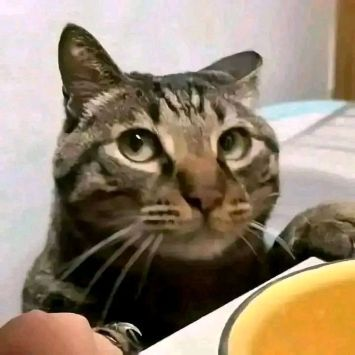
#> input picture assets/Example/kucing1.jpg, 355 x 355 px, found by its file name
$ python cannytest.py
#> lines starting #> are read from the running program, lines starting #| are printed output that depends on the picture
import cv2
import matplotlib.pyplot as plt

# Load gambar kucing (ganti path jika perlu)
img = cv2.imread('kucing1.jpg')
#> img is the input picture: shape (355, 355, 3); mean B, G, R 113.3, 132.6, 148.9
gray_img = cv2.cvtColor(img, cv2.COLOR_BGR2GRAY)
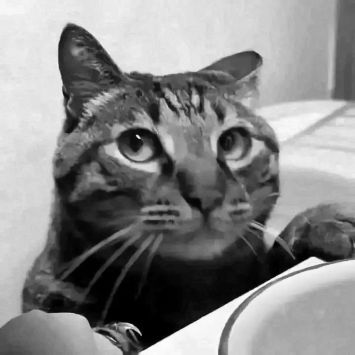
#> gray_img: shape (355, 355); min 0, max 254, mean 135.3

# Canny edge detection OpenCV
edges_cv = cv2.Canny(gray_img, 100, 200)
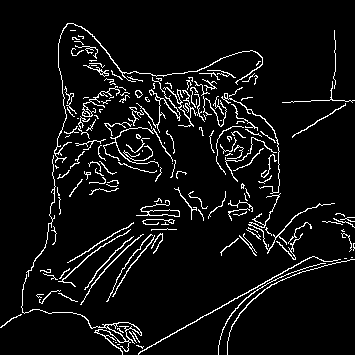
#> edges_cv: shape (355, 355); 6.3% white in thin lines or dots

# Tampilkan hasil
plt.figure(figsize=(10,5))
plt.subplot(1,2,1)
plt.title('Input (Grayscale)')
plt.imshow(gray_img, cmap='gray')
plt.axis('off')

plt.subplot(1,2,2)
plt.title('Canny OpenCV (100,200)')
plt.imshow(edges_cv, cmap='gray')
plt.axis('off')

plt.tight_layout()
plt.show()
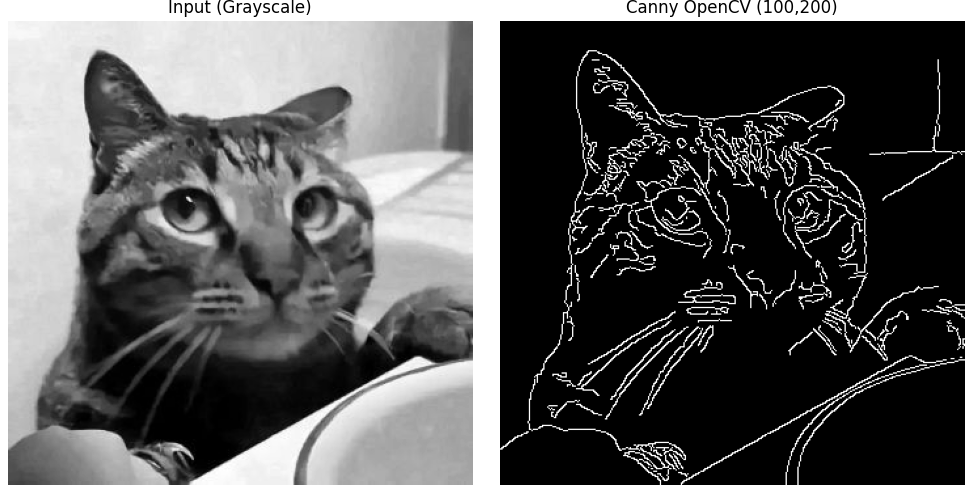
#> figure drawn by matplotlib, 2 panels

$ run again, with assets/Example/kucing2.jpg copied over assets/Example/kucing1.jpg
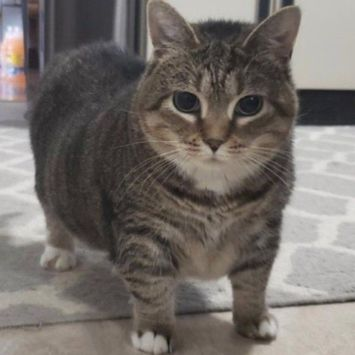
#> input picture assets/Example/kucing2.jpg, 355 x 355 px, found by its file name
#> img is the input picture: shape (355, 355, 3); mean B, G, R 105.7, 110.2, 116.3
#> `edges_cv = cv2.Canny(gray_img, 100, 200)`:
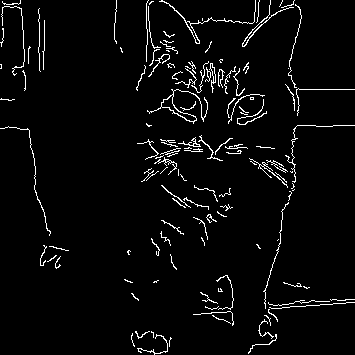
#> edges_cv: shape (355, 355); 3.7% white in thin lines or dots
#> `plt.show()`:
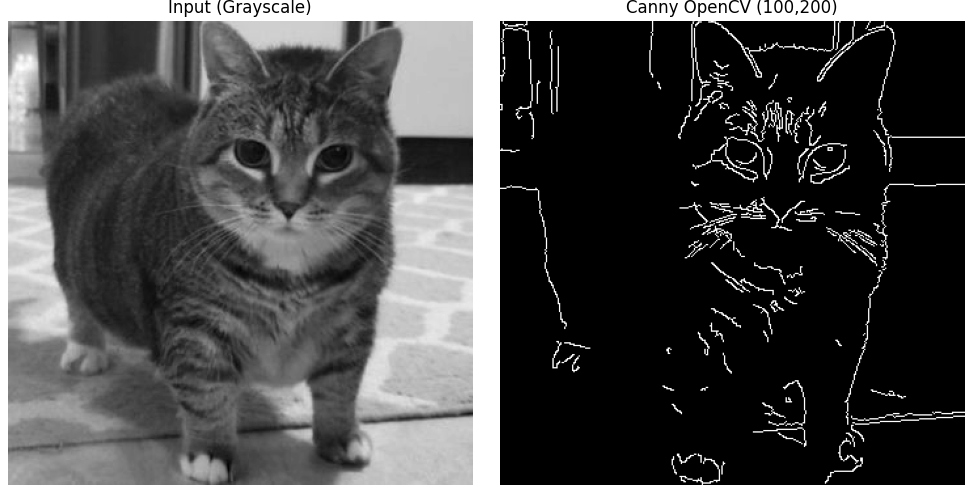
#> figure drawn by matplotlib, 2 panels
